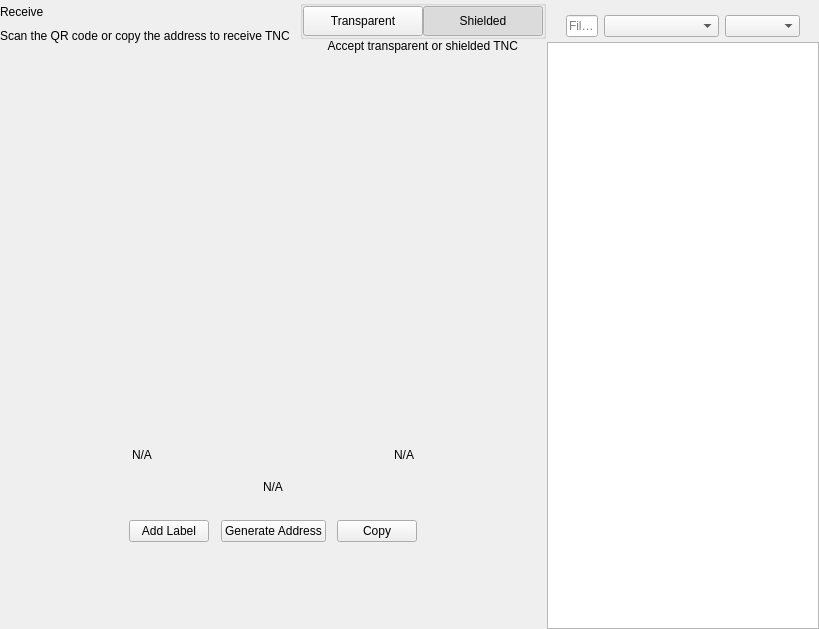
<?xml version="1.0" encoding="UTF-8"?>
<ui version="4.0">
 <class>ReceiveWidget</class>
 <widget class="QWidget" name="ReceiveWidget">
  <property name="geometry">
   <rect>
    <x>0</x>
    <y>0</y>
    <width>819</width>
    <height>629</height>
   </rect>
  </property>
  <property name="minimumSize">
   <size>
    <width>0</width>
    <height>0</height>
   </size>
  </property>
  <property name="windowTitle">
   <string>Form</string>
  </property>
  <layout class="QHBoxLayout" name="horizontalLayout_2" stretch="2,1">
   <property name="spacing">
    <number>0</number>
   </property>
   <property name="leftMargin">
    <number>0</number>
   </property>
   <property name="topMargin">
    <number>0</number>
   </property>
   <property name="rightMargin">
    <number>0</number>
   </property>
   <property name="bottomMargin">
    <number>0</number>
   </property>
   <item>
    <widget class="QWidget" name="left" native="true">
     <layout class="QVBoxLayout" name="verticalLayout_3">
      <property name="leftMargin">
       <number>0</number>
      </property>
      <property name="topMargin">
       <number>0</number>
      </property>
      <property name="rightMargin">
       <number>0</number>
      </property>
      <property name="bottomMargin">
       <number>0</number>
      </property>
      <item>
       <layout class="QVBoxLayout" name="verticalLayout_2">
        <property name="spacing">
         <number>0</number>
        </property>
        <property name="leftMargin">
         <number>0</number>
        </property>
        <item>
         <layout class="QHBoxLayout" name="horizontalLayout_3">
          <property name="spacing">
           <number>0</number>
          </property>
          <item>
           <layout class="QVBoxLayout" name="verticalLayout_4">
            <property name="spacing">
             <number>5</number>
            </property>
            <item>
             <widget class="QLabel" name="labelTitle">
              <property name="text">
               <string>Receive</string>
              </property>
             </widget>
            </item>
            <item alignment="Qt::AlignTop">
             <widget class="QLabel" name="labelSubtitle1">
              <property name="text">
               <string>Scan the QR code or copy the address to receive TNC</string>
              </property>
             </widget>
            </item>
           </layout>
          </item>
          <item>
           <spacer name="horizontalSpacer">
            <property name="orientation">
             <enum>Qt::Horizontal</enum>
            </property>
            <property name="sizeHint" stdset="0">
             <size>
              <width>40</width>
              <height>20</height>
             </size>
            </property>
           </spacer>
          </item>
          <item>
           <widget class="QWidget" name="containerViewPrivacyChecks" native="true">
            <layout class="QVBoxLayout" name="containerPrivacyChecks">
             <property name="spacing">
              <number>0</number>
             </property>
             <property name="leftMargin">
              <number>0</number>
             </property>
             <property name="topMargin">
              <number>0</number>
             </property>
             <property name="rightMargin">
              <number>0</number>
             </property>
             <property name="bottomMargin">
              <number>0</number>
             </property>
             <item alignment="Qt::AlignHCenter|Qt::AlignVCenter">
              <widget class="QGroupBox" name="groupBox">
               <property name="title">
                <string/>
               </property>
               <layout class="QHBoxLayout" name="horizontalLayout_2_1">
                <property name="spacing">
                 <number>0</number>
                </property>
                <property name="leftMargin">
                 <number>0</number>
                </property>
                <property name="topMargin">
                 <number>0</number>
                </property>
                <property name="rightMargin">
                 <number>0</number>
                </property>
                <property name="bottomMargin">
                 <number>0</number>
                </property>
                <item>
                 <widget class="QPushButton" name="pushLeft">
                  <property name="minimumSize">
                   <size>
                    <width>120</width>
                    <height>30</height>
                   </size>
                  </property>
                  <property name="maximumSize">
                   <size>
                    <width>120</width>
                    <height>30</height>
                   </size>
                  </property>
                  <property name="focusPolicy">
                   <enum>Qt::NoFocus</enum>
                  </property>
                  <property name="text">
                   <string>Transparent</string>
                  </property>
                  <property name="checkable">
                   <bool>true</bool>
                  </property>
                  <property name="autoExclusive">
                   <bool>true</bool>
                  </property>
                 </widget>
                </item>
                <item>
                 <widget class="QPushButton" name="pushRight">
                  <property name="minimumSize">
                   <size>
                    <width>120</width>
                    <height>30</height>
                   </size>
                  </property>
                  <property name="maximumSize">
                   <size>
                    <width>120</width>
                    <height>30</height>
                   </size>
                  </property>
                  <property name="focusPolicy">
                   <enum>Qt::NoFocus</enum>
                  </property>
                  <property name="text">
                   <string>Shielded</string>
                  </property>
                  <property name="checkable">
                   <bool>true</bool>
                  </property>
                  <property name="checked">
                   <bool>true</bool>
                  </property>
                  <property name="autoExclusive">
                   <bool>true</bool>
                  </property>
                 </widget>
                </item>
               </layout>
              </widget>
             </item>
             <item alignment="Qt::AlignHCenter|Qt::AlignTop">
              <widget class="QLabel" name="labelSubtitle2">
               <property name="text">
                <string>Accept transparent or shielded TNC</string>
               </property>
               <property name="alignment">
                <set>Qt::AlignRight|Qt::AlignTrailing|Qt::AlignVCenter</set>
               </property>
              </widget>
             </item>
            </layout>
           </widget>
          </item>
         </layout>
        </item>
        <item>
         <spacer name="verticalSpacer_2">
          <property name="orientation">
           <enum>Qt::Vertical</enum>
          </property>
          <property name="sizeType">
           <enum>QSizePolicy::Expanding</enum>
          </property>
          <property name="sizeHint" stdset="0">
           <size>
            <width>20</width>
            <height>50</height>
           </size>
          </property>
         </spacer>
        </item>
        <item alignment="Qt::AlignHCenter">
         <widget class="QWidget" name="layoutQR" native="true">
          <property name="maximumSize">
           <size>
            <width>510</width>
            <height>16777215</height>
           </size>
          </property>
          <layout class="QVBoxLayout" name="verticalLayoutQr">
           <item>
            <spacer name="verticalSpacer11">
             <property name="orientation">
              <enum>Qt::Vertical</enum>
             </property>
             <property name="sizeType">
              <enum>QSizePolicy::Fixed</enum>
             </property>
             <property name="sizeHint" stdset="0">
              <size>
               <width>20</width>
               <height>20</height>
              </size>
             </property>
            </spacer>
           </item>
           <item alignment="Qt::AlignHCenter">
            <widget class="QLabel" name="labelQrImg">
             <property name="minimumSize">
              <size>
               <width>260</width>
               <height>260</height>
              </size>
             </property>
             <property name="maximumSize">
              <size>
               <width>260</width>
               <height>260</height>
              </size>
             </property>
             <property name="text">
              <string/>
             </property>
             <property name="alignment">
              <set>Qt::AlignCenter</set>
             </property>
            </widget>
           </item>
           <item>
            <spacer name="verticalSpacer_21">
             <property name="orientation">
              <enum>Qt::Vertical</enum>
             </property>
             <property name="sizeType">
              <enum>QSizePolicy::Fixed</enum>
             </property>
             <property name="sizeHint" stdset="0">
              <size>
               <width>20</width>
               <height>30</height>
              </size>
             </property>
            </spacer>
           </item>
           <item>
            <widget class="QWidget" name="widget" native="true">
             <property name="minimumSize">
              <size>
               <width>0</width>
               <height>0</height>
              </size>
             </property>
             <layout class="QHBoxLayout" name="horizontalLayout_5">
              <item>
               <widget class="QLabel" name="labelLabel">
                <property name="text">
                 <string notr="true">N/A</string>
                </property>
               </widget>
              </item>
              <item>
               <spacer name="horizontalSpacer_2">
                <property name="orientation">
                 <enum>Qt::Horizontal</enum>
                </property>
                <property name="sizeHint" stdset="0">
                 <size>
                  <width>141</width>
                  <height>20</height>
                 </size>
                </property>
               </spacer>
              </item>
              <item>
               <widget class="QLabel" name="labelDate">
                <property name="text">
                 <string notr="true">N/A</string>
                </property>
                <property name="alignment">
                 <set>Qt::AlignRight|Qt::AlignTrailing|Qt::AlignVCenter</set>
                </property>
               </widget>
              </item>
             </layout>
            </widget>
           </item>
           <item>
            <widget class="QLabel" name="labelAddress">
             <property name="sizePolicy">
              <sizepolicy hsizetype="Expanding" vsizetype="Preferred">
               <horstretch>0</horstretch>
               <verstretch>0</verstretch>
              </sizepolicy>
             </property>
             <property name="minimumSize">
              <size>
               <width>300</width>
               <height>0</height>
              </size>
             </property>
             <property name="text">
              <string notr="true">N/A</string>
             </property>
             <property name="alignment">
              <set>Qt::AlignCenter</set>
             </property>
            </widget>
           </item>
           <item>
            <spacer name="verticalSpacer_4">
             <property name="orientation">
              <enum>Qt::Vertical</enum>
             </property>
             <property name="sizeType">
              <enum>QSizePolicy::Fixed</enum>
             </property>
             <property name="sizeHint" stdset="0">
              <size>
               <width>20</width>
               <height>20</height>
              </size>
             </property>
            </spacer>
           </item>
           <item>
            <layout class="QHBoxLayout" name="horizontalLayout_4">
             <item alignment="Qt::AlignHCenter">
              <widget class="QPushButton" name="pushButtonLabel">
               <property name="focusPolicy">
                <enum>Qt::NoFocus</enum>
               </property>
               <property name="text">
                <string>Add Label</string>
               </property>
              </widget>
             </item>
             <item alignment="Qt::AlignHCenter">
              <widget class="QPushButton" name="pushButtonNewAddress">
               <property name="focusPolicy">
                <enum>Qt::NoFocus</enum>
               </property>
               <property name="text">
                <string>Generate Address</string>
               </property>
              </widget>
             </item>
             <item alignment="Qt::AlignHCenter">
              <widget class="QPushButton" name="pushButtonCopy">
               <property name="focusPolicy">
                <enum>Qt::NoFocus</enum>
               </property>
               <property name="text">
                <string>Copy</string>
               </property>
              </widget>
             </item>
            </layout>
           </item>
           <item>
            <spacer name="verticalSpacer_3">
             <property name="orientation">
              <enum>Qt::Vertical</enum>
             </property>
             <property name="sizeType">
              <enum>QSizePolicy::Expanding</enum>
             </property>
             <property name="sizeHint" stdset="0">
              <size>
               <width>20</width>
               <height>20</height>
              </size>
             </property>
            </spacer>
           </item>
          </layout>
         </widget>
        </item>
        <item>
         <spacer name="verticalSpacer">
          <property name="orientation">
           <enum>Qt::Vertical</enum>
          </property>
          <property name="sizeHint" stdset="0">
           <size>
            <width>20</width>
            <height>40</height>
           </size>
          </property>
         </spacer>
        </item>
       </layout>
      </item>
     </layout>
    </widget>
   </item>
   <item>
    <widget class="QWidget" name="right" native="true">
     <layout class="QVBoxLayout" name="verticalLayout_5">
      <property name="spacing">
       <number>0</number>
      </property>
      <property name="leftMargin">
       <number>1</number>
      </property>
      <property name="topMargin">
       <number>0</number>
      </property>
      <property name="rightMargin">
       <number>0</number>
      </property>
      <property name="bottomMargin">
       <number>0</number>
      </property>
      <item>
       <layout class="QVBoxLayout" name="container_right">
        <property name="spacing">
         <number>0</number>
        </property>
        <property name="leftMargin">
         <number>0</number>
        </property>
        <property name="rightMargin">
         <number>0</number>
        </property>
        <item>
         <layout class="QVBoxLayout" name="verticalLayout">
          <property name="spacing">
           <number>6</number>
          </property>
          <property name="leftMargin">
           <number>19</number>
          </property>
          <property name="rightMargin">
           <number>19</number>
          </property>
          <item>
           <widget class="OptionButton" name="btnRequest" native="true"/>
          </item>
          <item>
           <widget class="OptionButton" name="btnMyAddresses" native="true">
            <property name="sizePolicy">
             <sizepolicy hsizetype="Preferred" vsizetype="Minimum">
              <horstretch>0</horstretch>
              <verstretch>0</verstretch>
             </sizepolicy>
            </property>
           </widget>
          </item>
         </layout>
        </item>
        <item>
         <widget class="QWidget" name="sortWidget" native="true">
          <layout class="QHBoxLayout" name="horizontalLayout_6">
           <property name="leftMargin">
            <number>19</number>
           </property>
           <property name="rightMargin">
            <number>19</number>
           </property>
           <property name="bottomMargin">
            <number>5</number>
           </property>
           <item>
            <widget class="QLineEdit" name="lineEditFilter">
             <property name="sizePolicy">
              <sizepolicy hsizetype="Expanding" vsizetype="Fixed">
               <horstretch>0</horstretch>
               <verstretch>0</verstretch>
              </sizepolicy>
             </property>
             <property name="minimumSize">
              <size>
               <width>0</width>
               <height>0</height>
              </size>
             </property>
             <property name="contextMenuPolicy">
              <enum>Qt::DefaultContextMenu</enum>
             </property>
             <property name="acceptDrops">
              <bool>false</bool>
             </property>
             <property name="maxLength">
              <number>40</number>
             </property>
             <property name="placeholderText">
              <string>Filter</string>
             </property>
            </widget>
           </item>
           <item>
            <spacer name="horizontalSpacer_3">
             <property name="orientation">
              <enum>Qt::Horizontal</enum>
             </property>
             <property name="sizeType">
              <enum>QSizePolicy::Preferred</enum>
             </property>
             <property name="sizeHint" stdset="0">
              <size>
               <width>20</width>
               <height>20</height>
              </size>
             </property>
            </spacer>
           </item>
           <item>
            <widget class="QComboBox" name="comboBoxSort">
             <property name="sizePolicy">
              <sizepolicy hsizetype="Preferred" vsizetype="Fixed">
               <horstretch>0</horstretch>
               <verstretch>0</verstretch>
              </sizepolicy>
             </property>
             <property name="minimumSize">
              <size>
               <width>115</width>
               <height>0</height>
              </size>
             </property>
            </widget>
           </item>
           <item>
            <widget class="QComboBox" name="comboBoxSortOrder">
             <property name="sizePolicy">
              <sizepolicy hsizetype="Preferred" vsizetype="Fixed">
               <horstretch>0</horstretch>
               <verstretch>0</verstretch>
              </sizepolicy>
             </property>
             <property name="minimumSize">
              <size>
               <width>75</width>
               <height>0</height>
              </size>
             </property>
            </widget>
           </item>
          </layout>
          <zorder>comboBoxSort</zorder>
          <zorder>comboBoxSortOrder</zorder>
          <zorder>lineEditFilter</zorder>
         </widget>
        </item>
        <item>
         <widget class="QListView" name="listViewAddress"/>
        </item>
       </layout>
      </item>
     </layout>
    </widget>
   </item>
  </layout>
 </widget>
 <customwidgets>
  <customwidget>
   <class>OptionButton</class>
   <extends>QWidget</extends>
   <header>qt/t_notes/optionbutton.h</header>
   <container>1</container>
  </customwidget>
 </customwidgets>
 <resources/>
 <connections/>
</ui>
